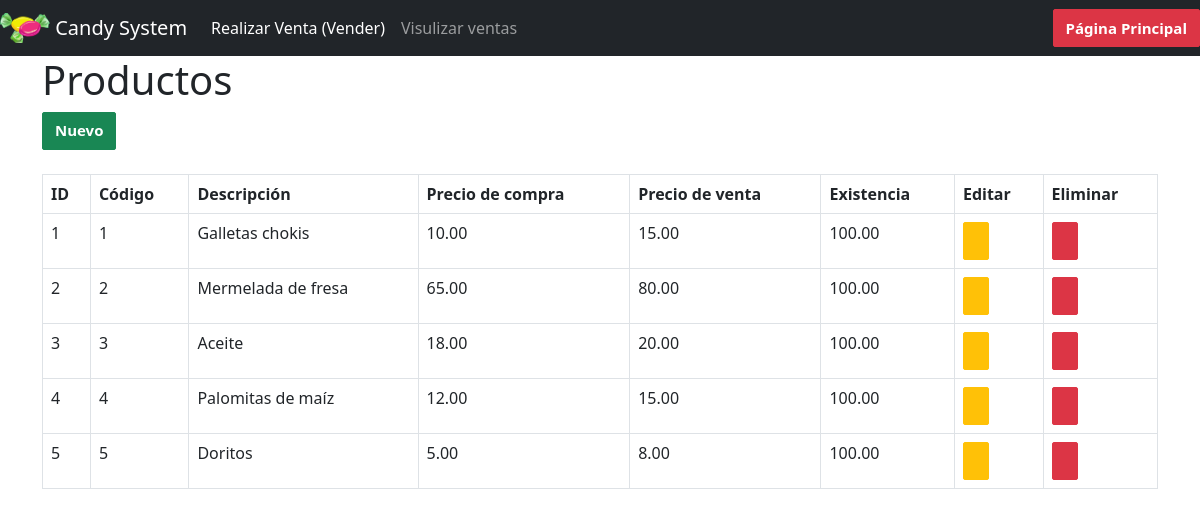
Screenshot of /admin/Ventas/listar.php with the database file from the repository.
### tables this page shows
CREATE TABLE productos(
	id BIGINT UNSIGNED NOT NULL AUTO_INCREMENT,
	codigo VARCHAR(255) NOT NULL,
	descripcion VARCHAR(255) NOT NULL,
	precioVenta DECIMAL(5, 2) NOT NULL,
	precioCompra DECIMAL(5, 2) NOT NULL,
	existencia DECIMAL(5, 2) NOT NULL,
	PRIMARY KEY(id)
);

### admin/Ventas/listar.php (the view, shortened to what this page needs)
<?php include_once "encabezado.php" ?>
<?php
include_once "base_de_datos.php";
$sentencia = $base_de_datos->query("SELECT * FROM productos;");
$productos = $sentencia->fetchAll(PDO::FETCH_OBJ);
?>
<div class="wrapper">
	<div class="container">
		<div class="col-xs-12">
			<h1>Productos</h1>
			<div>
				<a class="btn btn-success" href="./formulario.php">Nuevo <i class="fa fa-plus"></i></a>
			</div>
			<br>
			<table class="table table-bordered">
				<thead>
					<tr>
						<th>ID</th>
						<th>Código</th>
						<th>Descripción</th>
						<th>Precio de compra</th>
						<th>Precio de venta</th>
						<th>Existencia</th>
						<th>Editar</th>
						<th>Eliminar</th>
					</tr>
				</thead>
				<tbody>
					<?php foreach ($productos as $producto) { ?>
						<tr>
							<td><?php echo $producto->id ?></td>
							<td><?php echo $producto->codigo ?></td>
							<td><?php echo $producto->descripcion ?></td>
							<td><?php echo $producto->precioCompra ?></td>
							<td><?php echo $producto->precioVenta ?></td>
							<td><?php echo $producto->existencia ?></td>
							<td><a class="btn btn-warning" href="<?php echo "editar.php?id=" . $producto->id ?>"><i class="fa fa-edit"></i></a></td>
							<td><a class="btn btn-danger" href="<?php echo "eliminar.php?id=" . $producto->id ?>"><i class="fa fa-trash"></i></a></td>
						</tr>
					<?php } ?>
				</tbody>
			</table>
		</div>
		<?php include_once "pie.php" ?>

### admin/Ventas/encabezado.php (shortened to what this page needs)
<link href="https://cdn.jsdelivr.net/npm/bootstrap@5.2.0-beta1/dist/css/bootstrap.min.css" rel="stylesheet">
<nav class="navbar navbar-expand-lg navbar navbar-dark bg-dark">
<a class="navbar-brand" href="./index.php">
    <img src="./Imagenes_Login/Caramelos_Header.png" width="50" height="30" class="d-inline-block align-top" alt="">
    Candy System
  </a>
  <div class="collapse navbar-collapse" id="navbarNavAltMarkup">
    <div class="navbar-nav">
      <a class="nav-item nav-link active" href="./vender.php">Realizar Venta<span class="sr-only"> (Vender)</span></a>
      <a class="nav-item nav-link" href="./ventas.php">Visulizar ventas</a>
    </div>
  </div>
  <a href="../admin_portada.php"><button type="button" class="btn btn-danger">Página Principal</button></a>
</nav>

### admin/Ventas/pie.php
		</div>
	</div>
</body>
</html>

### admin/Ventas/listar.php (style rules this page uses)
.btn { min-height: 38px; border-radius: 2px; }
.btn { font-size: 15px; font-weight: bold; }

### rows the page displays
productos: id "1", codigo "1", descripcion "Galletas chokis", precioCompra "10.00", precioVenta "15.00", existencia "100.00"
productos: id "2", codigo "2", descripcion "Mermelada de fresa", precioCompra "65.00", precioVenta "80.00", existencia "100.00"
productos: id "3", codigo "3", descripcion "Aceite", precioCompra "18.00", precioVenta "20.00", existencia "100.00"
productos: id "4", codigo "4", descripcion "Palomitas de maíz", precioCompra "12.00", precioVenta "15.00", existencia "100.00"
productos: id "5", codigo "5", descripcion "Doritos", precioCompra "5.00", precioVenta "8.00", existencia "100.00"
